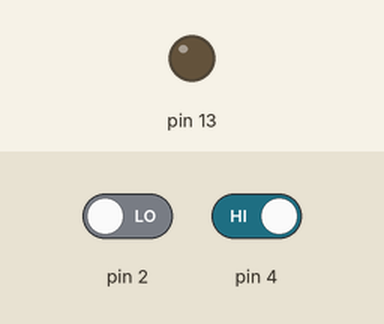
This sketch was run on a simulated Arduino Uno, built with avr-gcc and run on an emulated ATmega328P. Parts: output pins drawn as LEDs (lit = HIGH). Inputs (shaded band) come from the test bench; at power-on: pin 2 LOW, pin 4 HIGH.

Above: at 1.2 s.
1.3 s: pin 2 driven HIGH
At 1.6 s:
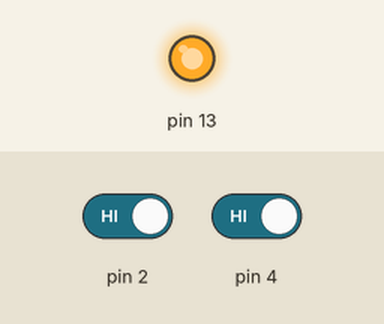
2.8 s: pin 2 driven LOW
At 3.9 s:
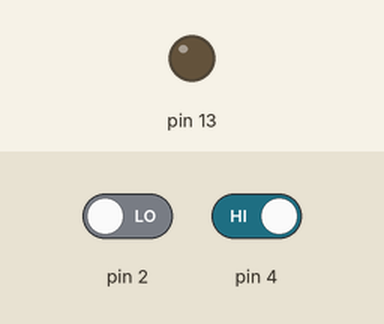
4.3 s: pin 4 driven LOW
At 5.0 s:
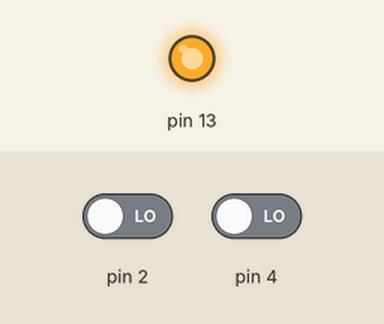
Timing chart, 0 to 7.3 s (numbered marks = the images above; inputs shaded):
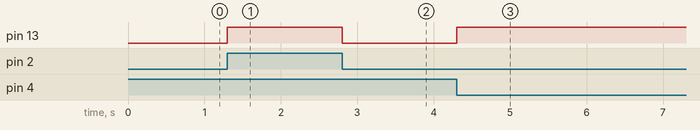

The sketch:

xnor.ino
```cpp
int estado1;
int estado2;
void setup() {
  // put your setup code here, to run once:
pinMode(2, INPUT);
pinMode(4, INPUT);
pinMode(13, OUTPUT);
}

void loop() {
  // put your main code here, to run repeatedly:
  estado1=digitalRead(2);
  estado2=digitalRead(4);
  if (((estado1!=0) && (estado2!=1))||((estado1!=1) && (estado2!=0)))
  {
    digitalWrite(13,LOW);
  }
  else
  {
    digitalWrite(13,HIGH);
  }
}
```

Measured:
- after the input at 1.3 s, pin 13: LOW → HIGH at once
- after the input at 2.8 s, pin 13: HIGH → LOW at once
- after the input at 4.3 s, pin 13: LOW → HIGH at once
